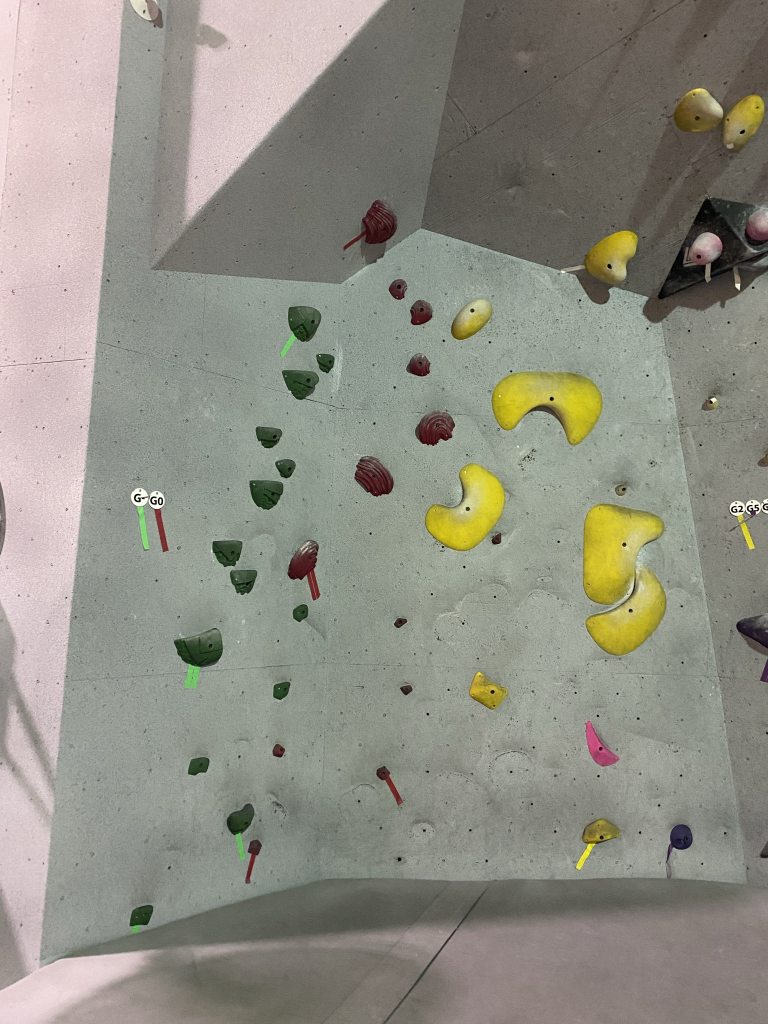
#> input picture Wall Factors/testWalls/IMG_6354.JPEG, 1536 x 2048 px (shown at 1/2 size)
$ python identifyHold-MSF.py
#> lines starting #> are read from the running program, lines starting #| are printed output that depends on the picture
### Wall Factors/util.py
import cv2
import matplotlib.pyplot as plt
import numpy as np
from sklearn.cluster import KMeans

## Opens image from "testWalls" folder
# string filePath = location of image to open
# bool color = [0] for grayscale image
#       = [1] for color image
def inputImage(fileName,colour = 1):
#> called with fileName = 'IMG_6354.JPEG', colour = 1
    return cv2.imread("testWalls/"+fileName,colour)
#> returned value is the input picture: shape (2048, 1536, 3); mean B, G, R 131.5, 142.3, 143.5

## Opens image from "fileName"
# string filePath = ABSOLUTE filepath of image to open
# bool color = [0] for grayscale image
#       = [1] for color image
def inputImageFile(fileName,colour = 1):
    return cv2.imread(fileName,colour)

## Displays image in seperate window
# cv2 img = cv2 object of image
def printImage(img, Window_Name = "Output Window"):
    cv2.imshow(Window_Name, img)
    cv2.waitKey(0)

## Plots image via MATLAB
# cv2 img = cv2 object of image
def plotImage(img):
    return plt.imshow(img)

## Saves image to local directory, will nest it in folder "output"
# string fileName = name of jpg to save
# cv2 img = cv2 object of image
def saveImage(img,fileName = "Output"):
    cv2.imwrite("output/"+fileName+".jpg",img)

#Apply A Guassian Blur to the Input Picture
#Kernal Size is the size of the Kernal that is used to find the average pixel
#Sigma defines the amount of variance when calculating the mean durring blurring
def Blur (Image, Kernal_Size, Sigma = 0):
    Blurred_Image = cv2.GaussianBlur(Image,[Kernal_Size,Kernal_Size],Sigma)
    return Blurred_Image

#Converts Image to RGB Color Space
def RGB (Image):
    RGB_Image = cv2.cvtColor(Image, cv2.COLOR_BGR2RGB)
    return RGB_Image

#Converts Image to Black and White
#Assumes Image is BGR unless Specified
def Gray (Image, BGR = True):
#> called with BGR = True
    if BGR:
        Gray_Image = cv2.cvtColor(Image, cv2.COLOR_BGR2GRAY)
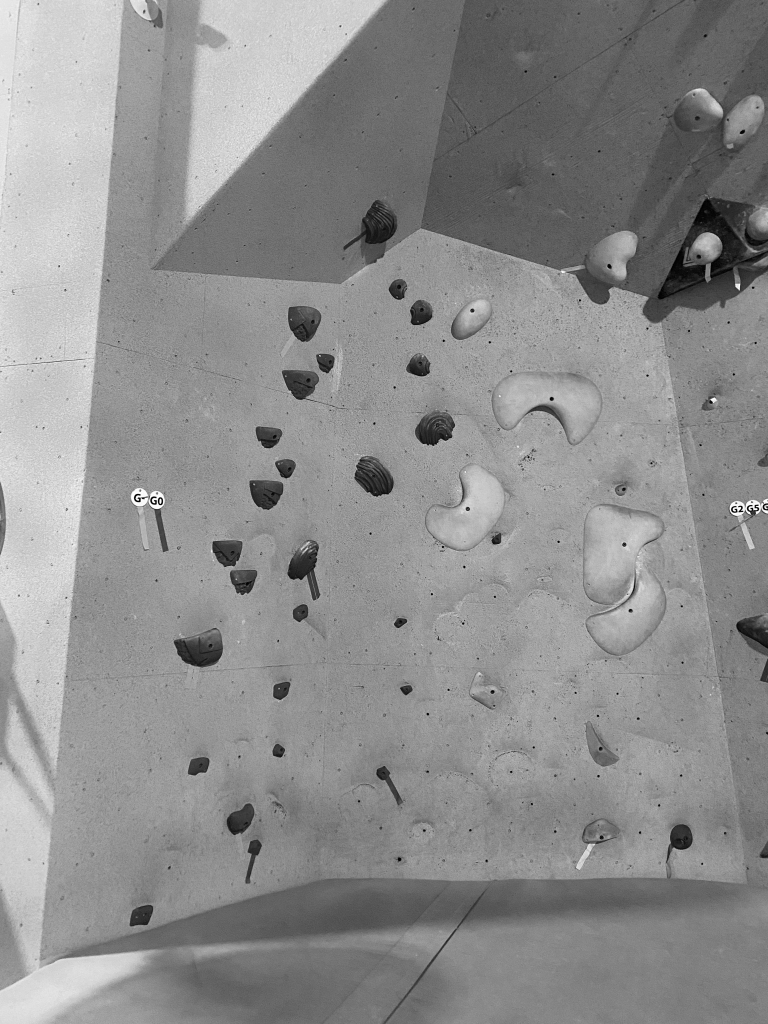
#> Gray_Image: shape (2048, 1536) (shown at 1/2 size); min 0, max 255, mean 141.4
    else:
        Gray_Image = cv2.cvtColor(Image, cv2.COLOR_RGB2GRAY)

    return Gray_Image

#Performs Thresholding
#Threshold is the Miniumum intensity that a pixel must. If < they will be black
#Output_Pixel is the Pixel value that will be assigned to pixels > Threshold
def Threshold_Basic (Image,Threshold,Output_Pixel=255):
    T_Value,Threshold_Image = cv2.threshold (Image,Threshold,Output_Pixel,cv2.THRESH_BINARY_INV)
    return Threshold_Image

def Threshold (Image,Output_Pixel=255):
    T_Value,Threshold_Image = cv2.threshold (Image,0,Output_Pixel,cv2.THRESH_BINARY_INV | cv2.THRESH_OTSU)
    return T_Value,Threshold_Image

def Mask (Input_Image, Mask):
    Masked_Image = cv2.bitwise_and(Input_Image,Input_Image,mask = Mask)
    return Masked_Image

def Canny (Image,Low_Threshold,High_Threshold):
    Canny_Image = cv2.Canny(Image,Low_Threshold,High_Threshold)
    return Canny_Image

# [183 lines left out: functions Find_Contours, Find_Contours_Optimal, Find_Contours_Optimal_Binary, Find_Contours_Optimal_Moment, kMeansCluster, scaleCoords and 3 more, not called in this run]

#Offsets the horizontal coordinates based on the application width

def offsetCoords(coords, testImg, appWidth, appHeight):
    offset = (appHeight - (testImg.shape[0])*(appWidth/testImg.shape[1]) )/2.0
# [5 lines of commented-out code are left out]
# [29 lines left out: functions offsetCoords, cvCoordsToAppCoords, not called in this run]

### Wall Factors/identifyHold-MSF.py
## Mean Shift Filtering; overlay of result of Canny edge detection
import util as U

testImg = U.inputImage("IMG_6354.JPEG")

#U.printImage(testImg)

U.plotImage(testImg)

testImg = U.Gray(testImg)

U.plotImage(testImg)

U.saveImage(testImg)
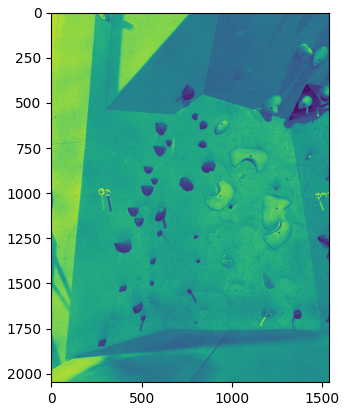
#> figure drawn by matplotlib, 1 panel; B, G, R data is drawn as R, G, B
